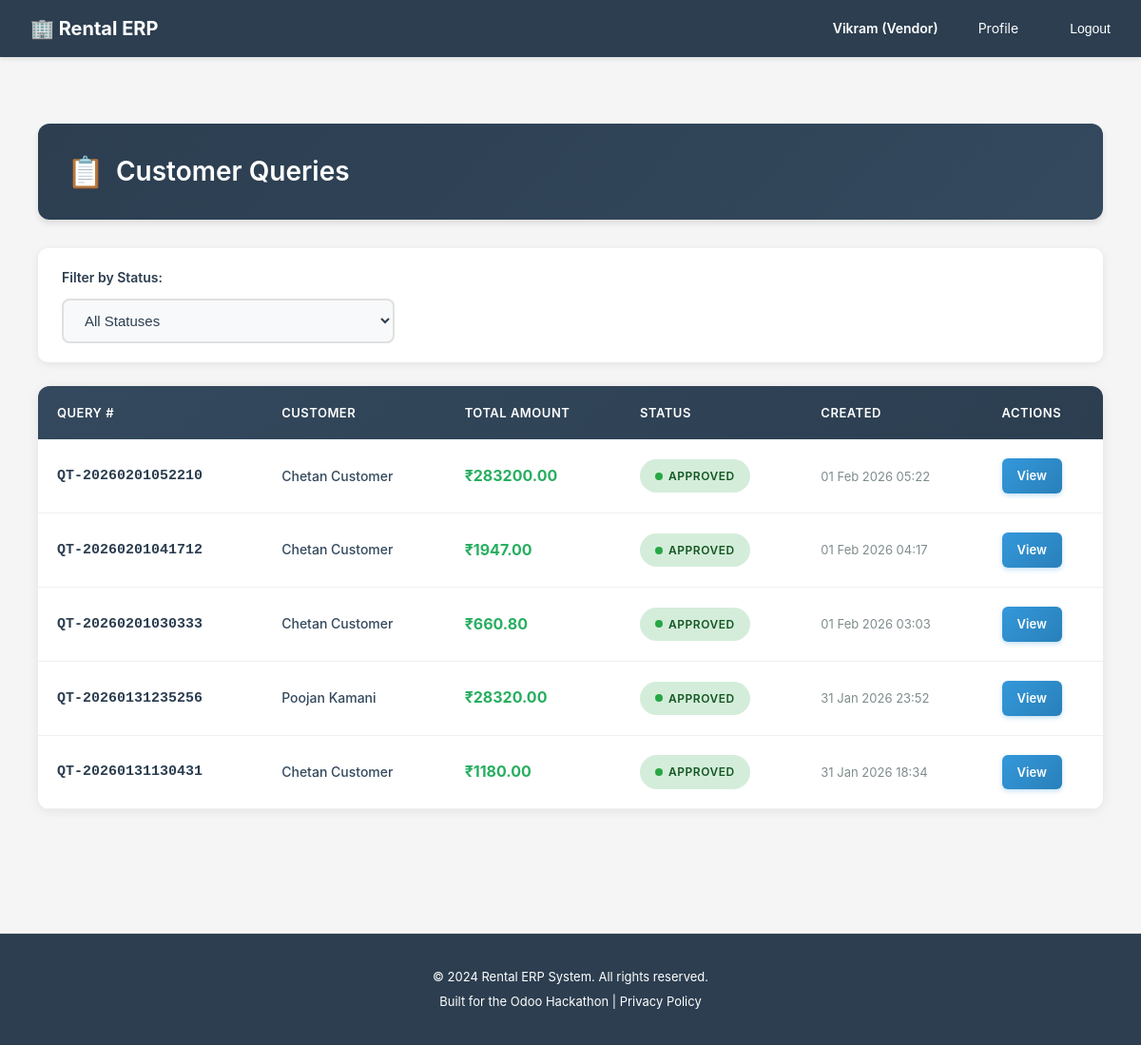
Page /rentals/queries/vendor/ (signed in) on the earlier database version.
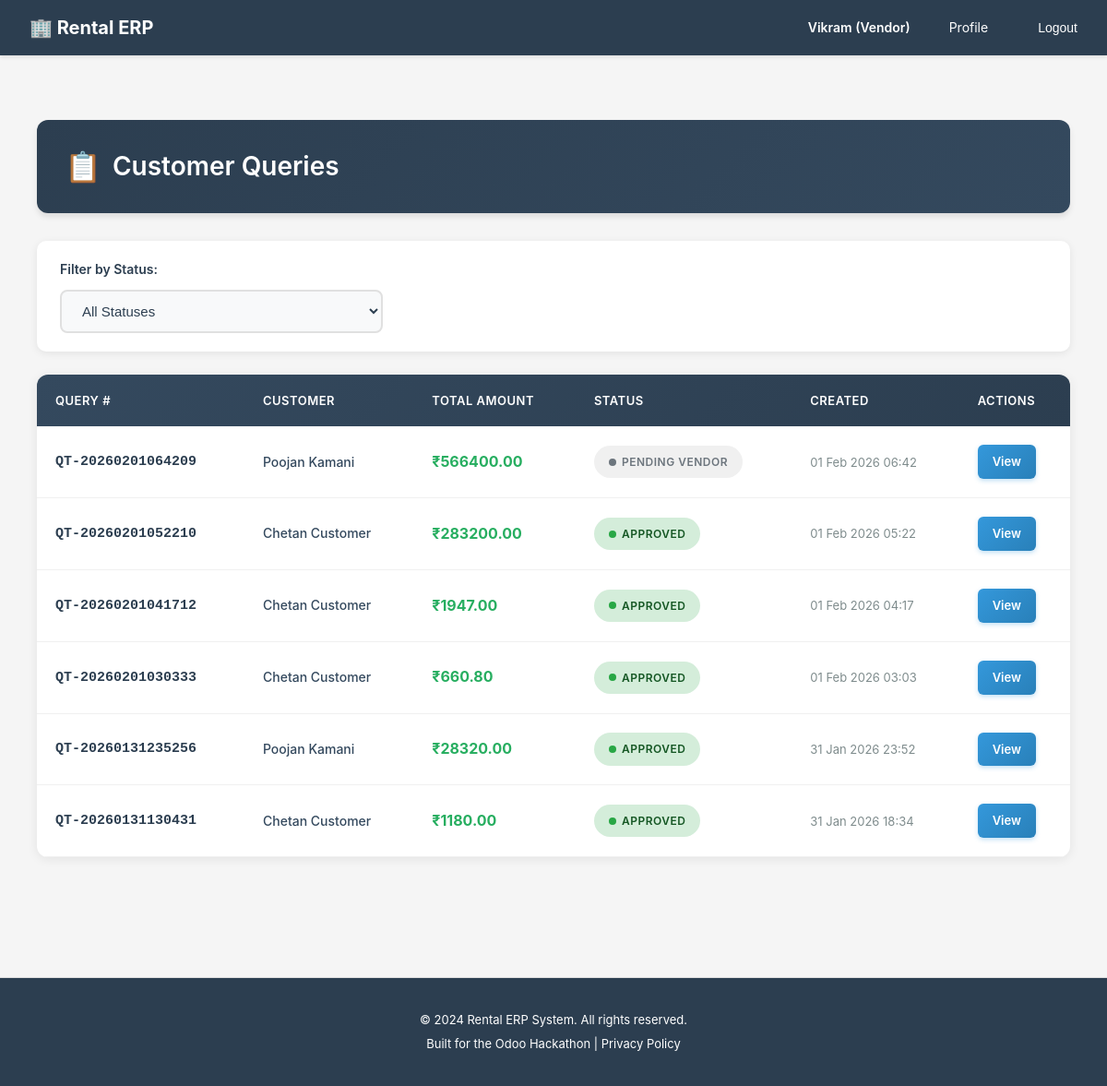
Same page on the later database version.
### rentals/models.py (models this page shows, shortened)
class Quotation(models.Model):
    STATUS_CHOICES = [
        ('draft', 'Draft'),           # Being edited by customer
        ('sent', 'Sent'),             # Shared with customer for review
        ('confirmed', 'Confirmed'),   # Customer accepted, ready to become order
        ('cancelled', 'Cancelled'),   # Customer abandoned
        ('expired', 'Expired'),       # Validity period passed
    ]
    quotation_number = models.CharField(
        max_length=50,
        unique=True,
        help_text="Auto-generated unique quotation ID (e.g., QT-2026-0001)"
    )
    customer = models.ForeignKey(
        settings.AUTH_USER_MODEL,
        on_delete=models.CASCADE,
        related_name='quotations',
        limit_choices_to={'role': 'customer'},
        help_text="Customer requesting the rental quote"
    )
    status = models.CharField(
        max_length=20,
        choices=STATUS_CHOICES,
        default='draft',
        help_text="Current quotation stage"
    )
    valid_until = models.DateField(
        help_text="Quotation expires after this date (typical: 7-30 days)"
    )
    subtotal = models.DecimalField(
        max_digits=12,
        decimal_places=2,
        default=Decimal('0.00'),
        help_text="Sum of all line items before tax/discount"
    )
    discount_amount = models.DecimalField(
        max_digits=12,
        decimal_places=2,
        default=Decimal('0.00'),
        help_text="Total discount applied"
    )
    tax_amount = models.DecimalField(
        max_digits=12,
        decimal_places=2,
        default=Decimal('0.00'),
        help_text="GST calculated (CGST+SGST or IGST)"
    )
    total = models.DecimalField(
        max_digits=12,
        decimal_places=2,
        default=Decimal('0.00'),
        help_text="Final quotation amount (subtotal - discount + tax)"
    )
    advance_payment_percentage = models.DecimalField(
        max_digits=5,
        decimal_places=2,
        default=Decimal('0.00'),
        help_text="Required advance payment % for this quotation"
    )
    advance_payment_amount = models.DecimalField(
        max_digits=12,
        decimal_places=2,
        default=Decimal('0.00'),
        help_text="Calculated advance amount to be paid"
    )
    notes = models.TextField(
        blank=True,
        null=True,
        help_text="Special instructions or terms"
    )
    requires_approval = models.BooleanField(
        default=False,
        help_text="Whether this quotation needs approval (for high-value orders)"
    )
    approval_status = models.CharField(
        max_length=20,
        choices=[
            ('not_required', 'Not Required'),
            ('pending', 'Pending Approval'),
            ('approved', 'Approved'),
            ('rejected', 'Rejected'),
        ],
        default='not_required',
        help_text="Current approval status"
    )
    approved_by = models.ForeignKey(
        settings.AUTH_USER_MODEL,
        on_delete=models.SET_NULL,
        blank=True,
        null=True,
        related_name='approved_quotations',
        help_text="Admin or vendor who approved this quotation"
    )
    approved_at = models.DateTimeField(
        blank=True,
        null=True,
        help_text="When this quotation was approved"
    )
    created_at = models.DateTimeField(auto_now_add=True)
    updated_at = models.DateTimeField(auto_now=True)
    confirmed_at = models.DateTimeField(
        blank=True,
        null=True,
        help_text="When customer confirmed this quotation"
    )
    class Meta:
        db_table = 'quotations'
        verbose_name = 'Quotation'
        verbose_name_plural = 'Quotations'
        ordering = ['-created_at']
        indexes = [
            models.Index(fields=['customer', 'status']),
            models.Index(fields=['quotation_number']),
        ]

### accounts/models.py (models this page shows, shortened)
class User(AbstractUser):
    ROLE_CHOICES = [
        ('customer', 'Customer'),  # End-user who rents products
        ('vendor', 'Vendor'),      # Business user who owns rental products
        ('admin', 'Admin'),        # System administrator with full access
    ]
    email = models.EmailField(
        unique=True,
        validators=[EmailValidator()],
        help_text="Used for login and notifications"
    )
    role = models.CharField(
        max_length=20,
        choices=ROLE_CHOICES,
        default='customer',
        help_text="Determines user's permissions and accessible features"
    )
    phone = models.CharField(
        max_length=15,
        blank=True,
        null=True,
        validators=[
            RegexValidator(
                regex=r'^\+?1?\d{9,15}$',
                message="Phone number must be entered in the format: '+999999999'. Up to 15 digits allowed."
            )
        ],
        help_text="Contact number for order notifications and support"
    )
    is_verified = models.BooleanField(
        default=False,
        help_text="Email verification status for security"
    )
    totp_secret = models.CharField(
        max_length=32,
        blank=True,
        null=True,
        help_text="TOTP secret key for 2FA (encrypted)"
    )
    totp_enabled = models.BooleanField(
        default=False,
        help_text="Whether TOTP 2FA is enabled for this user"
    )
    created_at = models.DateTimeField(auto_now_add=True)
    updated_at = models.DateTimeField(auto_now=True)
    @property
    def phone_number(self):
        """Property alias for backward compatibility with older view/form code"""
        return self.phone
    USERNAME_FIELD = 'email'
    REQUIRED_FIELDS = ['username', 'first_name', 'last_name']
    class Meta:
        db_table = 'users'
        verbose_name = 'User'
        verbose_name_plural = 'Users'
        ordering = ['-created_at']

### rentals/views.py (the view)
# urls.py: path('queries/vendor/', views.vendor_query_list, name='vendor_query_list'),
@login_required
@require_http_methods(["GET"])
def vendor_query_list(request):
    if request.user.role != 'vendor':
        return HttpResponseForbidden('Only vendors can view queries.')
    quotations = Quotation.objects.filter(
        quotation_lines__product__vendor=request.user
    ).distinct().order_by('-created_at')
    status = request.GET.get('status')
    if status:
        quotations = quotations.filter(status=status)
    return render(request, 'rentals/vendor_query_list.html', {
        'quotations': quotations,
        'status': status,
    })

### rental_erp/compliance.py (called while the page is built)
    def process_request(self, request):
        if not request.user.is_authenticated:
            return None
        if request.method == 'GET':
            path_lower = request.path.lower()
            for model in self.PERSONAL_DATA_MODELS:
                if model in path_lower:
                    self._log_data_access(request, model)
                    break
        return None

    def process_request(self, request):
        if not request.user.is_authenticated:
            return None
        consent_key = f'gdpr_consent:{request.user.id}'
        has_consent = cache.get(consent_key)
        if has_consent is None:
            cache.set(consent_key, True, 86400)  # Cache for 24 hours
        return None

    def process_response(self, request, response):
        response['X-Privacy-Policy'] = '/privacy-policy/'
        if hasattr(settings, 'DATA_RETENTION_DAYS'):
            response['X-Data-Retention-Days'] = str(settings.DATA_RETENTION_DAYS)
        return response

### rental_erp/security.py (called while the page is built, shortened)
    def process_response(self, request, response):
        if not self.is_sensitive_operation(request):
            return response

### templates/rentals/vendor_query_list.html (shortened to what this page needs)
{% extends "base.html" %}
{% load static %}
{% block content %}
<div class="queries-container">
    <div class="page-header">
        <h2>Customer Queries</h2>
    </div>
    <div class="filter-section">
        <label class="filter-label">Filter by Status:</label>
        <div class="filter-control">
            <select class="custom-select" id="statusFilter" onchange="filterByStatus(this.value)">
                <option value="">All Statuses</option>
            </select>
        </div>
    </div>
    {% if quotations %}
    <div class="queries-table-wrapper">
        <table class="queries-table">
            <thead>
                <tr>
                    <th>Query #</th>
                    <th>Customer</th>
                    <th>Total Amount</th>
                    <th>Status</th>
                    <th>Created</th>
                    <th>Actions</th>
                </tr>
            </thead>
            <tbody id="queriesTableBody">
                {% for quotation in quotations %}
                <tr class="query-row" >
                    <td><span class="query-number">{{ quotation.quotation_number }}</span></td>
                    <td><span class="customer-name">{{ quotation.customer.get_full_name }}</span></td>
                    <td><span class="amount-cell">₹{{ quotation.total|floatformat:2 }}</span></td>
                    <td>
                        {% if quotation.status == 'draft' %}
                            <span class="status-badge status-pending">Pending Vendor</span>
                        {% elif quotation.status == 'sent' %}
                            <span class="status-badge status-sent">Sent</span>
                        {% elif quotation.status == 'confirmed' %}
                            <span class="status-badge status-approved">Approved</span>
                        {% elif quotation.status == 'cancelled' %}
                            <span class="status-badge status-declined">Declined</span>
                        {% endif %}
                    </td>
                    <td><span class="date-cell">{{ quotation.created_at|date:"d M Y H:i" }}</span></td>
                    <td>
                        <a href="{% url 'rentals:quotation_detail' quotation.id %}" class="action-btn">
                            View
                        </a>
                    </td>
                </tr>
                {% endfor %}
            </tbody>
        </table>
    </div>
    {% else %}
    <div class="empty-state">
        <div class="empty-state-icon">📭</div>
        <p class="empty-state-text">No customer queries found.</p>
    </div>
    {% endif %}
</div>
{% endblock %}

Differences in the rows shown:
added Quotation: quotation_number "QT-20260201064209", customer.get_full_name "Poojan Kamani", total "566400.00", status "PENDING VENDOR", created_at "01 Feb 2026 06:42"
